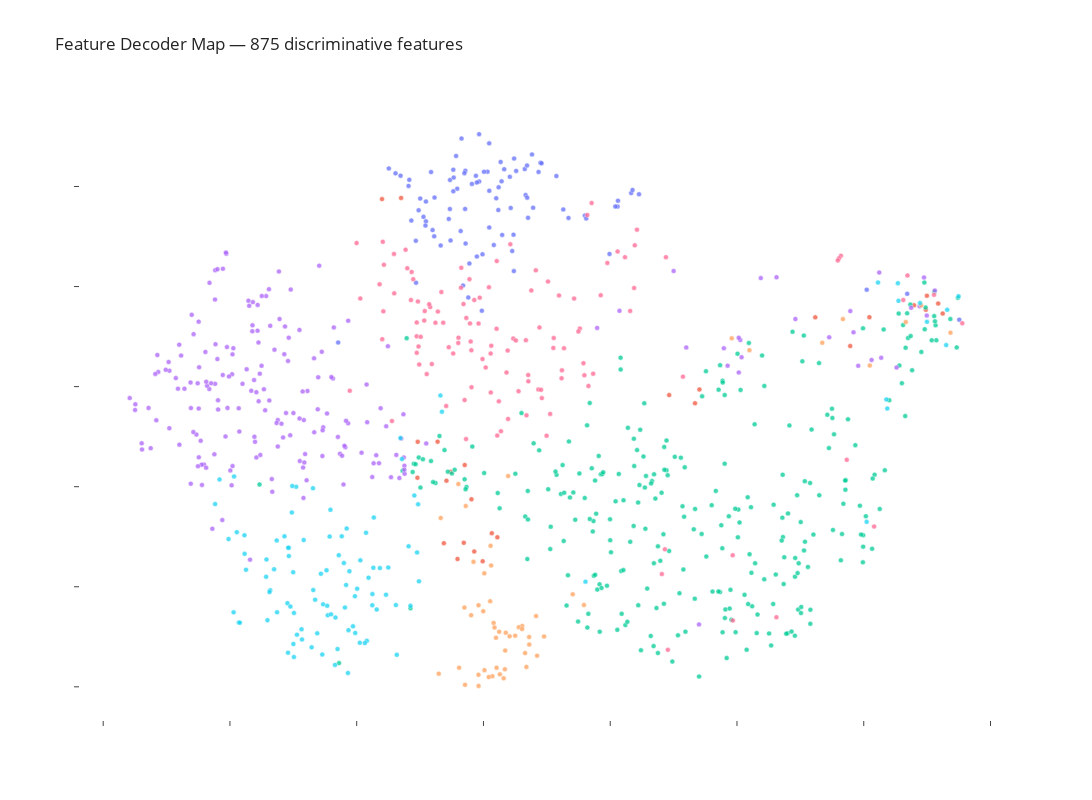

Notebook source saved alongside this figure:
### Code cell
HOVER_COLS = ["description", "preferred_role", "activation", "pref_ratio", "firing_rate"]
HOVER_TEMPLATE = (
    "<b>Feature %{hovertext}</b><br>"
    "%{customdata[0]}<br>"
    "Role: %{customdata[1]}<br>"
    "Act: %{customdata[2]:.4f} · Ratio: %{customdata[3]:.1f}x · Fire: %{customdata[4]:.0%}"
    "<extra></extra>"
)

def style_feature_map(fig, showlegend=False):
    fig.update_traces(
        hovertemplate=HOVER_TEMPLATE,
        marker=dict(size=5, opacity=0.75, line=dict(width=0.5, color="white")),
    )
    fig.update_layout(
        template="simple_white",
        width=1100, height=800,
        showlegend=showlegend,
        xaxis=dict(showticklabels=False, title="", showgrid=False, zeroline=False, showline=False),
        yaxis=dict(showticklabels=False, title="", showgrid=False, zeroline=False, showline=False),
    )
    return fig

fig = px.scatter(
    feat_df, x="x", y="y",
    color="preferred_role",
    hover_name="feature_idx",
    hover_data=HOVER_COLS,
    title=f"Feature Decoder Map — {len(selected)} discriminative features",
)
style_feature_map(fig).show()
